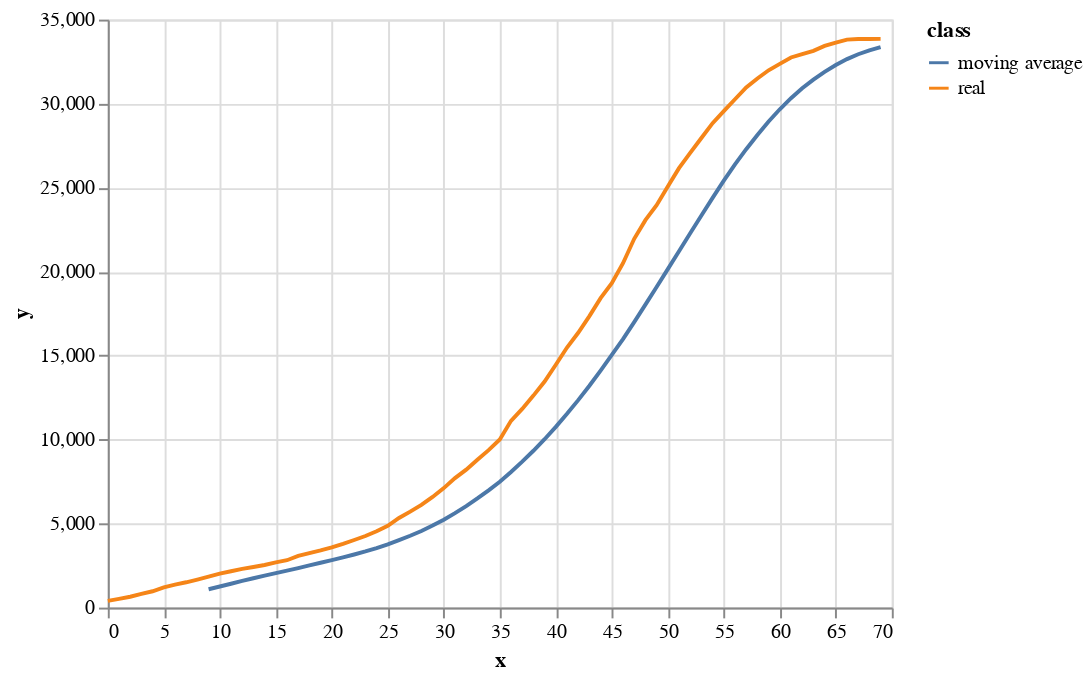

The notebook cell saved with this chart:
### Code cell
import altair as alt
dfa=pd.DataFrame()

i=0
for x,y in zip(serie,means):
    dfa=dfa.append({'class':'real','x':i,'y':x},ignore_index=True)

    dfa=dfa.append({'class':'moving average','x':i,'y':y},ignore_index=True)
    i+=1

alt.Chart(dfa).mark_line().encode(
x='x',
y='y',
color='class'
    
)

### Figure 1 — Vega-Lite specification as saved in the notebook (floating-point values rounded to 4 significant figures; data arrays with more than 128 entries replaced by an {"elided": "..."} marker saying what was removed)
{"config": {"view": {"continuousWidth": 400, "continuousHeight": 300}}, "data": {"name": "data-80cff3b4609110c3627c6a14a8d12546"}, "mark": "line", "encoding": {"color": {"type": "nominal", "field": "class"}, "x": {"type": "quantitative", "field": "x"}, "y": {"type": "quantitative", "field": "y"}}, "$schema": "https://vega.github.io/schema/vega-lite/v4.0.2.json", "datasets": {"data-80cff3b4609110c3627c6a14a8d12546": {"elided": "140 records"}}}
